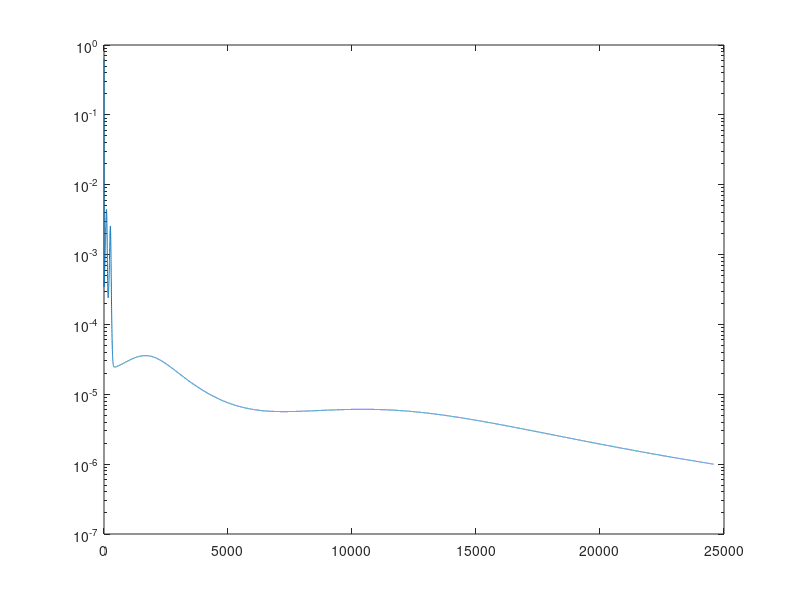

The MATLAB source for this figure: (Note: this script raises an error after producing the figure.)
% The XOR Example - Batch-Mode Training
%
% Author: Marcelo Augusto Costa Fernandes
% DCA - CT - UFRN
% mfernandes@dca.ufrn.br

close all;
clear all;
clc;

p = 4;
H = 15;
m = 3;

mu = 0.1;

epochMax = 200000;
MSETarget = 1e-6;

% x1(teta) x2     x3     x4  x5     
X = [
0.3841	0.2021	0.0000	0.2438	;
0.1765	0.1613	0.3401	0.0843	;
0.3170	0.5786	0.3387	0.4192	;
0.2467	0.0337	0.2699	0.3454	;
0.6102	0.8192	0.4679	0.4762	;
0.7030	0.7784	0.7482	0.6562	;
0.4767	0.4348	0.4852	0.3640	;
0.7589	0.8256	0.6514	0.6143	;
0.1579	0.3641	0.2551	0.2919	;
0.5561	0.5602	0.5605	0.2105	;
0.3267	0.2974	0.0343	0.1466	;
0.2303	0.0942	0.3889	0.1713	;
0.2953	0.2963	0.2600	0.3039	;
0.5797	0.4789	0.5780	0.3048	;
0.5860	0.5250	0.4792	0.4021	;
0.7045	0.6933	0.6449	0.6623	;
0.9134	0.9412	0.6078	0.5934	;
0.2333	0.4943	0.2525	0.2567	;
0.2676	0.4172	0.2775	0.2721	;
0.4850	0.5506	0.5269	0.6036	;
0.2434	0.2567	0.2312	0.2624	;
0.1250	0.3023	0.1826	0.3168	;
0.5598	0.4253	0.4258	0.3192	;
0.5738	0.7674	0.6154	0.4447	;
0.5692	0.8368	0.5832	0.4585	;
0.4655	0.7682	0.3221	0.2940	;
0.5568	0.7592	0.6293	0.5453	;
0.8842	0.7509	0.5723	0.5814	;
0.7959	0.9243	0.7339	0.7334	;
0.7124	0.7128	0.6065	0.6668	;
0.6749	0.8767	0.6543	0.7461	;
0.3674	0.4359	0.4230	0.2965	;
0.3473	0.0754	0.2183	0.1905	;
0.6931	0.5188	0.5386	0.5794	;
0.6439	0.4959	0.4322	0.4582	;
0.5627	0.4893	0.6831	0.5120	;
0.5182	0.7553	0.6368	0.4538	;
0.6046	0.7479	0.6542	0.4375	;
0.6328	0.6786	0.7751	0.6183	;
0.3429	0.4694	0.2855	0.2977	;
0.6371	0.5069	0.5316	0.4520	;
0.6388	0.6970	0.6407	0.7677	;
0.3529	0.5504	0.3706	0.4828	;
0.4302	0.3237	0.6397	0.4319	;
0.7078	0.9604	0.7470	0.6399	;
0.7350	0.8170	0.7227	0.6279	;
0.7011	0.2946	0.6625	0.4312	;
0.5961	0.3817	0.6363	0.3663	;
0.0000	0.2563	0.2603	0.3027	;
0.5996	0.5704	0.6965	0.6548	;
0.4289	0.3709	0.3994	0.3656	;
0.2093	0.3655	0.3334	0.1802	;
0.2335	0.2856	0.3912	0.1601	;
0.3266	0.7751	0.4356	0.3448	;
0.2457	0.1203	0.1228	0.2206	;
0.4656	0.4815	0.4211	0.4862	;
0.7511	0.8868	0.5408	0.6253	;
0.7825	0.9386	0.6510	0.6996	;
0.3463	0.4118	0.2507	0.0454	;
0.5172	0.1482	0.3172	0.2323	;
0.6942	0.4516	0.5387	0.5983	;
0.7586	0.7017	0.7120	0.7509	;
0.6880	0.6004	0.6602	0.4320	;
0.4742	0.5079	0.4135	0.4161	;
0.4419	0.5761	0.4515	0.4497	;
0.3367	0.4333	0.2336	0.1678	;
0.4744	0.4604	0.1507	0.4873	;
0.7510	0.4350	0.5453	0.4831	;
0.4045	0.5636	0.2534	0.5573	;
0.1449	0.1539	0.2446	0.0559	;
0.3460	0.2722	0.1866	0.5049	;
0.2241	0.2046	0.3575	0.2891	;
0.1412	0.2264	0.4025	0.2661	;
0.5782	0.6418	0.7212	0.6396	;
0.9153	0.6571	0.8229	0.6689	;
0.6014	0.7664	0.6385	0.5513	;
0.7328	0.8708	0.8812	0.7060	;
0.4270	0.6352	0.6811	0.3884	;
0.6189	0.1652	0.4016	0.3042	;
0.2143	0.3868	0.1926	0.0000	;
0.5696	0.7238	0.7199	0.6677	;
0.8656	0.6700	0.6570	0.6065	;
0.9002	0.6858	0.7409	0.7047	;
0.4167	0.5255	0.5506	0.4093	;
0.8325	0.4804	0.7990	0.7471	;
0.4124	0.1191	0.4720	0.3184	;
1.000	1.000	0.7924	0.7074	;
0.5685	0.6924	0.6180	0.5792	;
0.6505	0.4864	0.2972	0.4599	;
0.8124	0.7690	0.9720	1.000	;
0.9013	0.7160	1.000	0.8046	;
0.8872	0.7556	0.9307	0.6791	;
0.3708	0.2139	0.2136	0.4295	;
0.5159	0.4349	0.3715	0.4086	;
0.6768	0.6304	0.8044	0.4885	;
0.1664	0.2404	0.2000	0.3425	;
0.2495	0.2807	0.4679	0.2200	;
0.2487	0.2348	0.0913	0.1281	;
0.5748	0.8552	0.5973	0.7317	;
0.3858	0.7585	0.3239	0.3565	;
0.3329	0.4946	0.5614	0.3152	;
0.3891	0.4805	0.7598	0.4231	;
0.2888	0.4888	0.1930	0.0177	;
0.3827	0.4900	0.2272	0.3599	;
0.6047	0.4224	0.6274	0.5809	;
0.9840	0.7031	0.6469	0.4701	;
0.6554	0.6785	0.9279	0.7723	;
0.0466	0.3388	0.0840	0.0762	;
0.6154	0.8196	0.6339	0.7729	;
0.8452	0.8897	0.8383	0.6961	;
0.6927	0.7870	0.7689	0.7213	;
0.4032	0.6188	0.4930	0.5380	;
0.4006	0.3094	0.3868	0.0811	;
0.7416	0.7138	0.6823	0.6067	;
0.7404	0.6764	0.8293	0.4694	;
0.7736	0.7097	0.6826	0.8142	;
0.5823	0.9635	0.3706	0.5636	;
0.2081	0.3738	0.3119	0.3552	;
0.5616	0.8972	0.5186	0.6650	;
0.6594	0.8907	0.6000	0.7157	;
0.3979	0.3070	0.3637	0.1220	;
0.2644	0.0000	0.3572	0.1931	;
0.4816	0.4791	0.4213	0.5889	;
0.0848	0.0749	0.4349	0.3328	;
0.4608	0.6775	0.3533	0.3016	;
0.4155	0.6589	0.5310	0.5404	;
0.3934	0.6244	0.4817	0.4324	;
0.5843	0.8517	0.8576	0.7133	;
0.1995	0.3690	0.3537	0.3462	;
0.3832	0.2321	0.0341	0.2450	];
X = transpose(X);
 

D = [
1	0	0	;
1	0	0	;
0	1	0	;
1	0	0	;
0	1	0	;
0	0	1	;
0	1	0	;
0	0	1	;
1	0	0	;
0	1	0	;
1	0	0	;
1	0	0	;
1	0	0	;
0	1	0	;
0	1	0	;
0	0	1	;
0	0	1	;
1	0	0	;
1	0	0	;
0	1	0	;
1	0	0	;
1	0	0	;
0	1	0	;
0	0	1	;
0	0	1	;
0	1	0	;
0	1	0	;
0	0	1	;
0	0	1	;
0	0	1	;
0	0	1	;
1	0	0	;
1	0	0	;
0	1	0	;
0	1	0	;
0	1	0	;
0	1	0	;
0	1	0	;
0	0	1	;
1	0	0	;
0	1	0	;
0	0	1	;
0	1	0	;
0	1	0	;
0	0	1	;
0	0	1	;
0	1	0	;
0	1	0	;
1	0	0	;
0	0	1	;
0	1	0	;
1	0	0	;
1	0	0	;
0	1	0	;
1	0	0	;
0	1	0	;
0	0	1	;
0	0	1	;
1	0	0	;
1	0	0	;
0	1	0	;
0	0	1	;
0	1	0	;
0	1	0	;
0	1	0	;
1	0	0	;
1	0	0	;
0	1	0	;
0	1	0	;
1	0	0	;
1	0	0	;
1	0	0	;
1	0	0	;
0	0	1	;
0	0	1	;
0	0	1	;
0	0	1	;
0	1	0	;
1	0	0	;
1	0	0	;
0	0	1	;
0	0	1	;
0	0	1	;
0	1	0	;
0	0	1	;
1	0	0	;
0	0	1	;
0	1	0	;
0	1	0	;
0	0	1	;
0	0	1	;
0	0	1	;
1	0	0	;
0	1	0	;
0	0	1	;
1	0	0	;
1	0	0	;
1	0	0	;
0	0	1	;
0	1	0	;
0	1	0	;
0	1	0	;
1	0	0	;
0	1	0	;
0	1	0	;
0	0	1	;
0	0	1	;
1	0	0	;
0	0	1	;
0	0	1	;
0	0	1	;
0	1	0	;
1	0	0	;
0	0	1	;
0	0	1	;
0	0	1	;
0	1	0	;
1	0	0	;
0	0	1	;
0	0	1	;
1	0	0	;
1	0	0	;
0	1	0	;
1	0	0	;
0	1	0	;
0	1	0	;
0	1	0	;
0	0	1	;
1	0	0	;
1	0	0	];

teste = [
0.8622	0.7101	0.6236	0.7894	;
0.2741	0.1552	0.1333	0.1516	;
0.6772	0.8516	0.6543	0.7573	;
0.2178	0.5039	0.6415	0.5039	;
0.7260	0.7500	0.7007	0.4953	;
0.2473	0.2941	0.4248	0.3087	;
0.5682	0.5683	0.5054	0.4426	;
0.6566	0.6715	0.4952	0.3951	;
0.0705	0.4717	0.2921	0.2954	;
0.1187	0.2568	0.3140	0.3037	;
0.5673	0.7011	0.4083	0.5552	;
0.3164	0.2251	0.3526	0.2560	;
0.7884	0.9568	0.6825	0.6398	;
0.9633	0.7850	0.6777	0.6059	;
0.7739	0.8505	0.7934	0.6626	;
0.4219	0.4136	0.1408	0.0940	;
0.6616	0.4365	0.6597	0.8129	;
0.7325	0.4761	0.3888	0.5683	];

D = transpose(D);

[p1 N] = size(X);
bias = -1;

X = [bias*ones(1,N) ; X]; %Pega o vetor de entrada e adiciona a primeira coluna com o bias -1

Wx = rand(H,p+1); %gera matriz de pesos entre entrada e camada escondida randomica com 15 linhas e 5 colunas
WxAnt = zeros(H,p+1);%gera matriz de mesmo tamanho com zeros para armazenar valor da iteracao anterior
Tx = zeros(H,p+1);%variavel temporaria pra armazenar os pesos

Wy = rand(m,H+1); %gera matriz de pesos entre camada escondida e saida randomica com 3 linhas e 16 colunas
WyAnt = zeros(m,H+1);%gera matriz de mesmo tamanho com zeros para armazenar valor da iteracao anterior
Ty = zeros(m,H+1);%variavel temporaria pra armazenar os pesos

DWy = zeros(m,H+1);
DWx = zeros(H,p+1);
MSETemp = zeros(1,epochMax);
MSEAnt = 0;
mse =0;

for i=1:epochMax

k = 1:130;
X = X(:,k);
D = D(:,k);

V = Wx*X;
Z = 1./(1+exp(-V));%funcao ativacao

S = [bias*ones(1,N);Z];%cria matrix de saida da mada intermediaria juntando o bias com a saida
G = Wy*S;% multiplica pelos pesos

Y = 1./(1+exp(-G)); %funcao ativacao

E = D - Y; % erro desejado - calculado

mse = immse(D,Y);

condicao = abs(mse - MSEAnt);
condi(i) = condicao;

if (condicao < MSETarget) %se o eqm for menor que o erro admitido
    break;
end
MSEAnt = mse;
 
df = Y.*(1-Y); %derivada da saida do neuronio de saida 
dGy = df .* E; %derivada do gradiente = derivada da saida calculada * Erro

DWy = mu/N * dGy*S';
Ty = Wy;
Wy = Wy + DWy;
WyAnt = Ty;

df= S.*(1-S); %derivada da saida do neuronio escondidos

dGx = df .* (Wy' * dGy);
dGx = dGx(2:end,:);
DWx = mu/N* dGx*X';
Tx = Wx;
Wx = Wx + DWx;
WxAnt = Tx;

end

disp(['epoch = ' num2str(i) ' mse = ' num2str(condicao)]);


semilogy(condi);

teste = transpose(teste);

Y = runMLP(teste,Wx,Wy);
Y = transpose(Y);

result = Y >= 0.5;
D = transpose(D);
